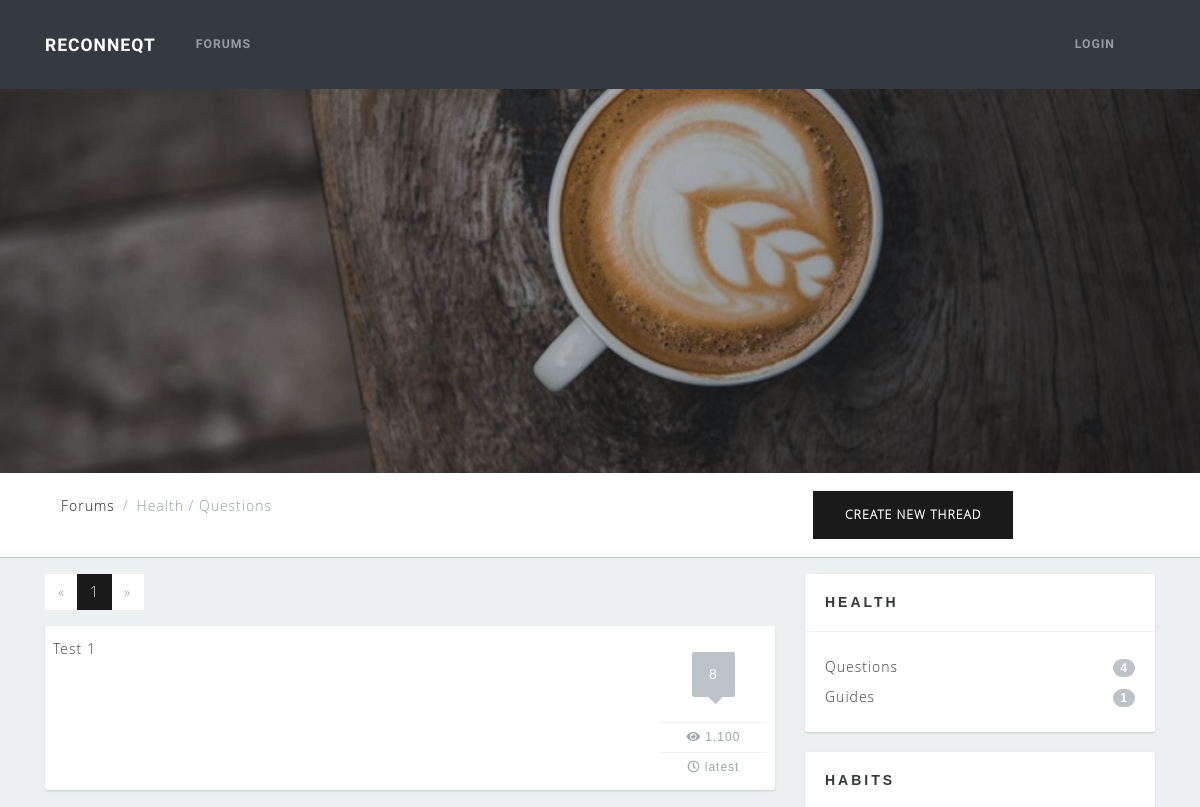
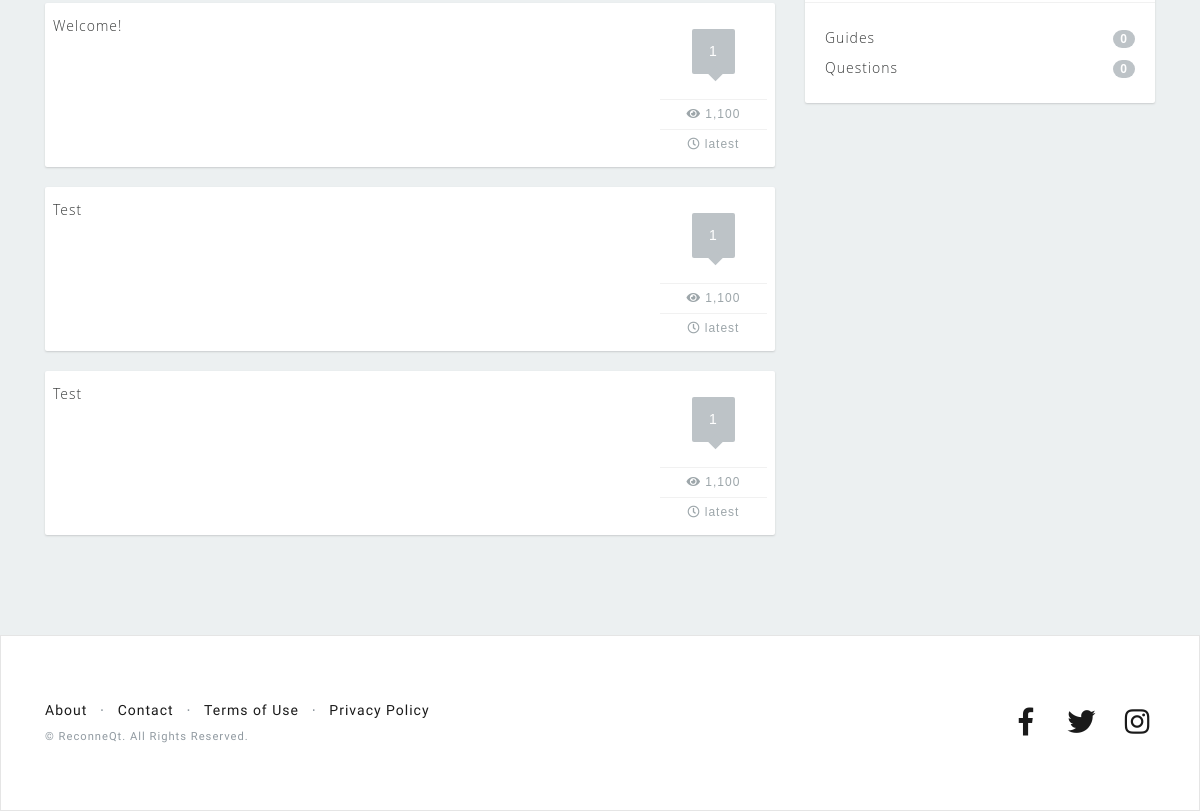
The app's page /forums/subject/3/, older data (2 pictures, top to bottom).
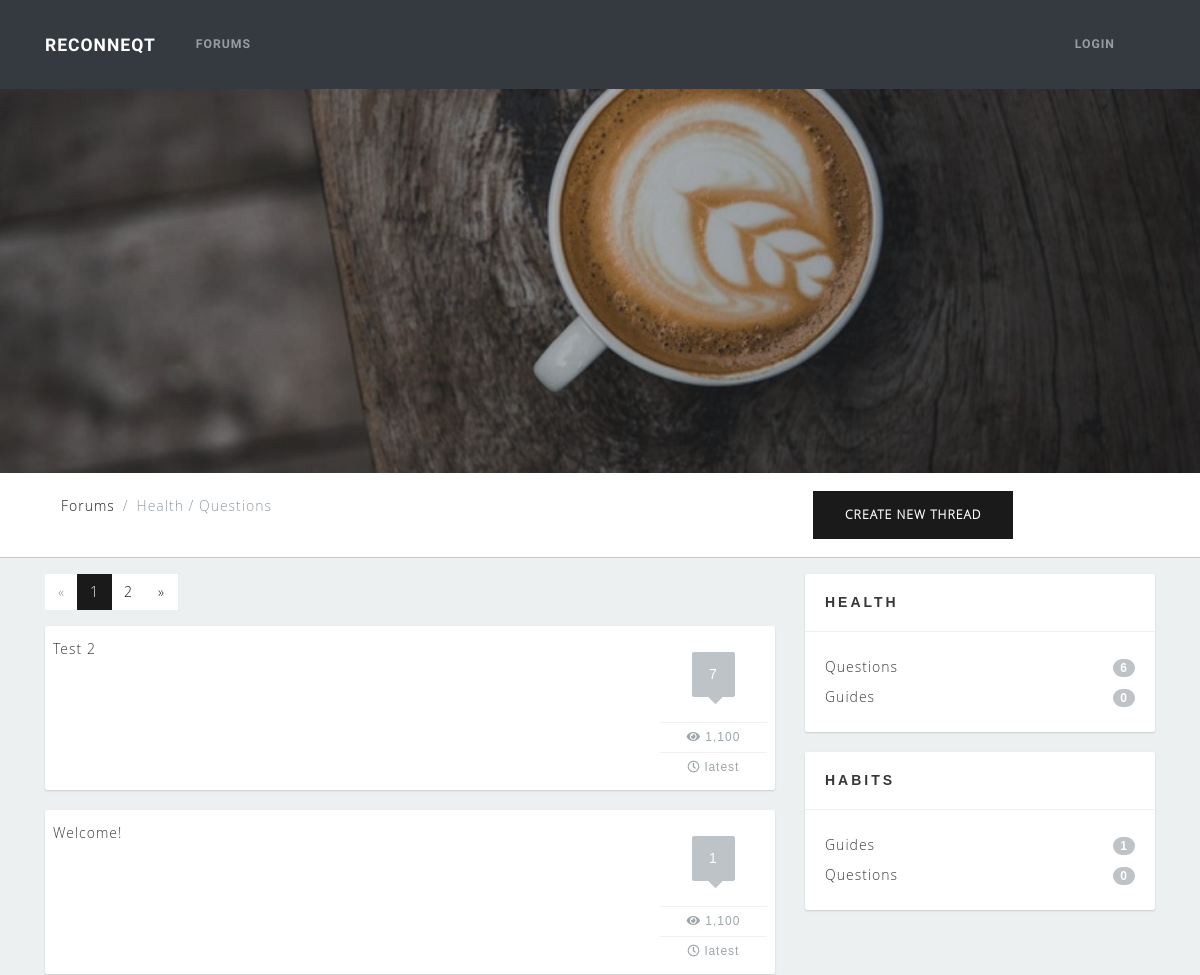
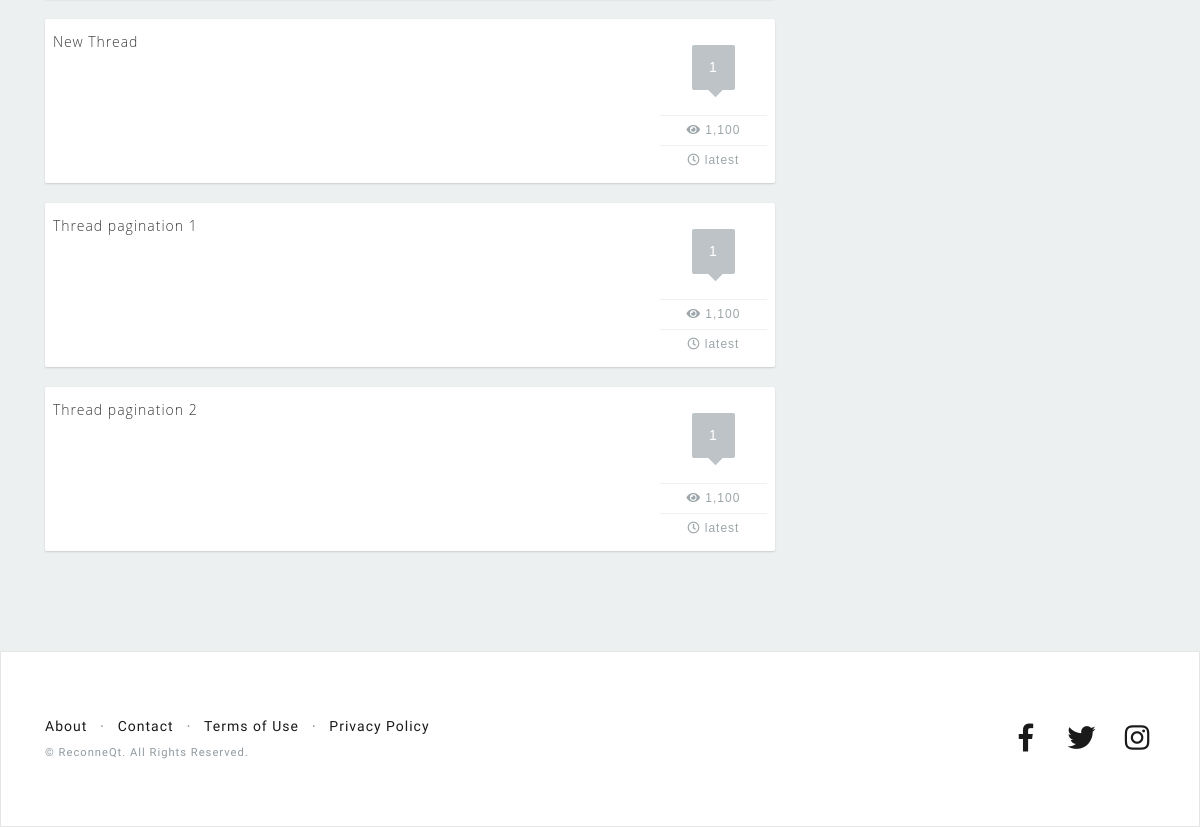
The same page, newer data (2 pictures, top to bottom).
### forums/models.py (models this page shows)
class Thread(models.Model):
    title = models.CharField(max_length=100)
    thread_created = models.DateTimeField(auto_now_add=True)
    thread_edited = models.DateTimeField(blank=True, null=True)
    user = models.ForeignKey(User, on_delete=models.CASCADE)
    subject_fk = models.ForeignKey('Subject', on_delete=models.CASCADE, related_name='threads')
    def __str__(self):
        return self.title

class Subject(models.Model):
    subject_name = models.CharField(max_length=100)
    parent = models.ForeignKey('self', blank=True, null=True, on_delete=models.CASCADE, related_name='children')
    def __str__(self):
        if self.parent is None:
            return self.subject_name
        else:
            return "{} / {}".format(self.parent, self.subject_name)

### forums/views.py (the view)
# urls.py: path('subject/<int:s_id>/', views.threads, name='threads'),
def threads(request, s_id):
    try:
        parents = Subject.objects.filter(parent=None)
        children = Subject.objects.exclude(parent=None)
        subject = Subject.objects.get(pk=s_id)
        thread_list = Thread.objects.filter(subject_fk__id=s_id)
        paginator = Paginator(thread_list, 5) # Show 5 threads per page
        page = request.GET.get('page')
        threads = paginator.get_page(page)
        context = {
            'parents': parents,
            'children': children,
            'subject': subject,
            'threads': threads
        }
    except Subject.DoesNotExist:
        raise Http404("Subject does not exist")
    except Thread.DoesNotExist:
        raise Http404("Thread does not exist")
    return render(request, 'forums/subject.html', context)

### forums/templatetags/forum_filters.py (called while the page is built)
@register.filter(name='slice_string')
def slice_string(value):
    parent, child = str(value).split('/')
    return child

### forums/templates/forums/subject.html (shortened to what this page needs)
{% extends 'forums/base_forums.html' %}
{% block breadcrumbs %}
<ol class="breadcrumb">
  {% if subject.parent != None %}
    <li class="breadcrumb-item"><a href="{% url 'forum' %}">Forums</a></li>
    <li class="breadcrumb-item active">{{ subject }}</li>
  {% else %}
    <li class="breadcrumb-item"><a href="{% url 'forum' %}">Forums</a></li>
    <li class="breadcrumb-item active">{{ subject }}</li>
  {% endif %}
</ol>
{% endblock %}
{% block threads %}
<div class="actions-pagination">
  <ul class="pagination">
    {% if threads.has_previous %}
      <li class="page-item">
        <a class="page-link" href="?page={{ threads.previous_page_number }}">&laquo;</a>
      </li>
    {% else %}
      <li class="page-item disabled">
        <a class="page-link" href="#">&laquo;</a>
      </li>
    {% endif %}
    {% for page in threads.paginator.page_range %}
      {% if threads.number == page %}
        <li class="page-item active">
          <a class="page-link" href="?page={{ page }}">{{ page }}</a>
        </li>
      {% else %}
        <li class="page-item">
          <a class="page-link" href="?page={{ page }}">{{ page }}</a>
        </li>
      {% endif %}
    {% endfor %}
    {% if threads.has_next %}
      <li class="page-item">
        <a class="page-link" href="?page={{ threads.next_page_number }}">&raquo;</a>
      </li>
    {% else %}
      <li class="page-item disabled">
        <a class="page-link" href="#">&raquo;</a>
      </li>
    {% endif %}
  </ul>
</div>
  {% if subject.parent != None %}
    {% if threads.count == 0 %}
      No topics to display
    {% else %}
    {% for t in threads %}
      <div class="thread p-2">
        <div class="thread-title pull-left">
          <a href="{% url 'thread_detail' pk=t.pk %}">{{ t }}</a>
        </div>
        <div class="thread-info pull-left">
          <div class="post-count">
            <div class="post-countbg">
              {{ t.posts.count }}
              <div class="triangle"></div>
            </div>
          </div>
          <div class="view-count">
            <i class="fa fa-eye"></i>
            1,100
          </div>
          <div class="latest">
            <i class="far fa-clock"></i>
            latest
          </div>
        </div>
        <div class="clearfix"></div>
      </div>
    {% endfor %}
    {% endif %}
  {% endif %}
{% endblock %}

### forums/templates/forums/base_forums.html (shortened to what this page needs)
{% extends 'habits/base_template.html' %}
{% load static %}
{% load forum_filters %}
{% block css %}
  <link href="{% static 'habits/css/forums.css' %}" rel="stylesheet">
{% endblock %}
{% block content %}
<header class="masthead-forums text-white text-center">
  <div class="overlay"></div>
</header>
<div class="middlenav">
  <div class="container">
    <div class="row">
      <div class="col-lg-8 col-md-8">
        {% block breadcrumbs %}{% endblock %}
      </div>
      <div class="col-lg-4 col-md-4">
        <a id="new-thread-button" href="{% url 'thread_new' %}" class="btn btn-primary m-2" method="POST">
          Create new thread
        </a>
      </div>
    </div>
  </div>
</div>
<div id="content-wrapper">
  <div class="container">
    <div class="row">
      <div class="col-lg-8 col-md-8">
        {% block threads %}{% endblock %}
      </div>
      <div class="col-lg-4 col-md-4">
        {% for s in parents %}
        <div class="sidebarblock">
          <h3>{{ s }}</h3>
          <div class="divline"></div>
          <div class="blocktxt">
            <ul class="cats">
              {% for c in children %}
                {% if c.parent == s %}
                  <li>
                    <a href="{% url 'threads' s_id=c.pk %}">
                      {{ c|slice_string }}
                      <span class="badge badge-primary badge-pill pull-right">{{ c.threads.count }}</span>
                    </a>
                  </li>
                {% endif %}
              {% endfor %}
            </ul>
          </div>
        </div>
        {% endfor %}
      </div>
    </div>
  </div>
</div>
{% endblock %}

Row changes from the older to the newer data that the page shows:
removed Thread: title "Test", posts.count "1"
removed Thread: title "Test", posts.count "1"
computed for Subject "Health / Questions": threads.count "4" → "6"
changed Thread: title "Test 1" → "Test 2"; posts.count "8" → "7"
added Thread: title "New Thread", posts.count "1"
added Thread: title "Thread pagination 1", posts.count "1"
added Thread: title "Thread pagination 2", posts.count "1"
computed for Subject (number 3 of 6 on the later page): threads.count "1" → "0"
computed for Subject (number 5 of 6 on the later page): threads.count "0" → "1"
Text that changed along with them:
new list line: "2"
